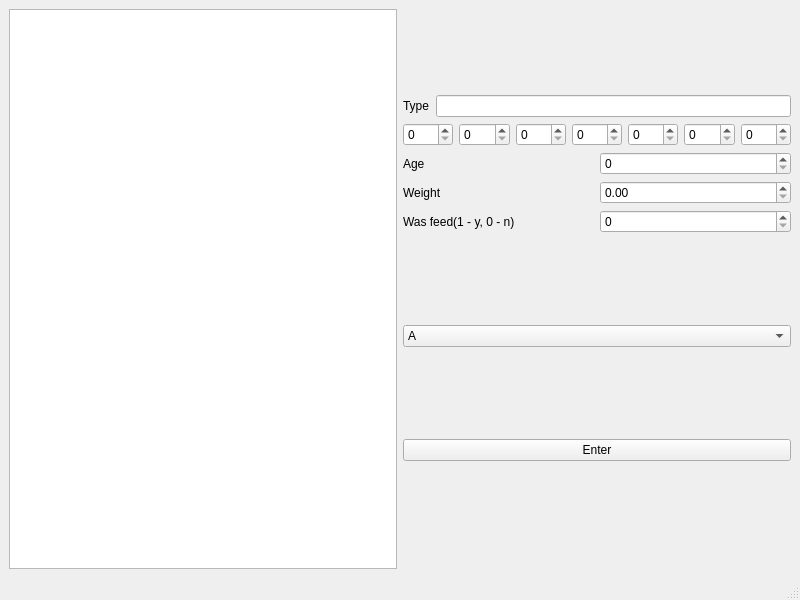
<?xml version="1.0" encoding="UTF-8"?>
<ui version="4.0">
 <class>MainWindow</class>
 <widget class="QMainWindow" name="MainWindow">
  <property name="geometry">
   <rect>
    <x>0</x>
    <y>0</y>
    <width>800</width>
    <height>600</height>
   </rect>
  </property>
  <property name="windowTitle">
   <string>MainWindow</string>
  </property>
  <widget class="QWidget" name="centralwidget">
   <layout class="QGridLayout" name="gridLayout">
    <item row="0" column="0">
     <widget class="QTextBrowser" name="textBrowser"/>
    </item>
    <item row="0" column="1">
     <layout class="QVBoxLayout" name="verticalLayout_2">
      <item>
       <layout class="QVBoxLayout" name="verticalLayout">
        <item>
         <layout class="QHBoxLayout" name="horizontalLayout_2">
          <item>
           <widget class="QLabel" name="label">
            <property name="text">
             <string>Type</string>
            </property>
           </widget>
          </item>
          <item>
           <widget class="QLineEdit" name="lineEdit"/>
          </item>
         </layout>
        </item>
        <item>
         <layout class="QHBoxLayout" name="horizontalLayout">
          <item>
           <widget class="QSpinBox" name="spinBox_7"/>
          </item>
          <item>
           <widget class="QSpinBox" name="spinBox"/>
          </item>
          <item>
           <widget class="QSpinBox" name="spinBox_2"/>
          </item>
          <item>
           <widget class="QSpinBox" name="spinBox_3"/>
          </item>
          <item>
           <widget class="QSpinBox" name="spinBox_4"/>
          </item>
          <item>
           <widget class="QSpinBox" name="spinBox_5"/>
          </item>
          <item>
           <widget class="QSpinBox" name="spinBox_6"/>
          </item>
         </layout>
        </item>
        <item>
         <layout class="QHBoxLayout" name="horizontalLayout_3">
          <item>
           <widget class="QLabel" name="label_2">
            <property name="text">
             <string>Age</string>
            </property>
           </widget>
          </item>
          <item>
           <widget class="QSpinBox" name="spinBox_8"/>
          </item>
         </layout>
        </item>
        <item>
         <layout class="QHBoxLayout" name="horizontalLayout_4">
          <item>
           <widget class="QLabel" name="label_3">
            <property name="text">
             <string>Weight</string>
            </property>
           </widget>
          </item>
          <item>
           <widget class="QDoubleSpinBox" name="doubleSpinBox"/>
          </item>
         </layout>
        </item>
        <item>
         <layout class="QHBoxLayout" name="horizontalLayout_5">
          <item>
           <widget class="QLabel" name="label_4">
            <property name="text">
             <string>Was feed(1 - y, 0 - n)</string>
            </property>
           </widget>
          </item>
          <item>
           <widget class="QSpinBox" name="spinBox_9"/>
          </item>
         </layout>
        </item>
       </layout>
      </item>
      <item>
       <widget class="QComboBox" name="comboBox">
        <item>
         <property name="text">
          <string>A</string>
         </property>
        </item>
        <item>
         <property name="text">
          <string>B</string>
         </property>
        </item>
       </widget>
      </item>
      <item>
       <widget class="QPushButton" name="pushButton">
        <property name="text">
         <string>Enter</string>
        </property>
       </widget>
      </item>
      <item>
       <spacer name="horizontalSpacer">
        <property name="orientation">
         <enum>Qt::Horizontal</enum>
        </property>
        <property name="sizeHint" stdset="0">
         <size>
          <width>40</width>
          <height>20</height>
         </size>
        </property>
       </spacer>
      </item>
     </layout>
    </item>
   </layout>
  </widget>
  <widget class="QMenuBar" name="menubar">
   <property name="geometry">
    <rect>
     <x>0</x>
     <y>0</y>
     <width>800</width>
     <height>22</height>
    </rect>
   </property>
  </widget>
  <widget class="QStatusBar" name="statusbar"/>
 </widget>
 <resources/>
 <connections/>
</ui>
